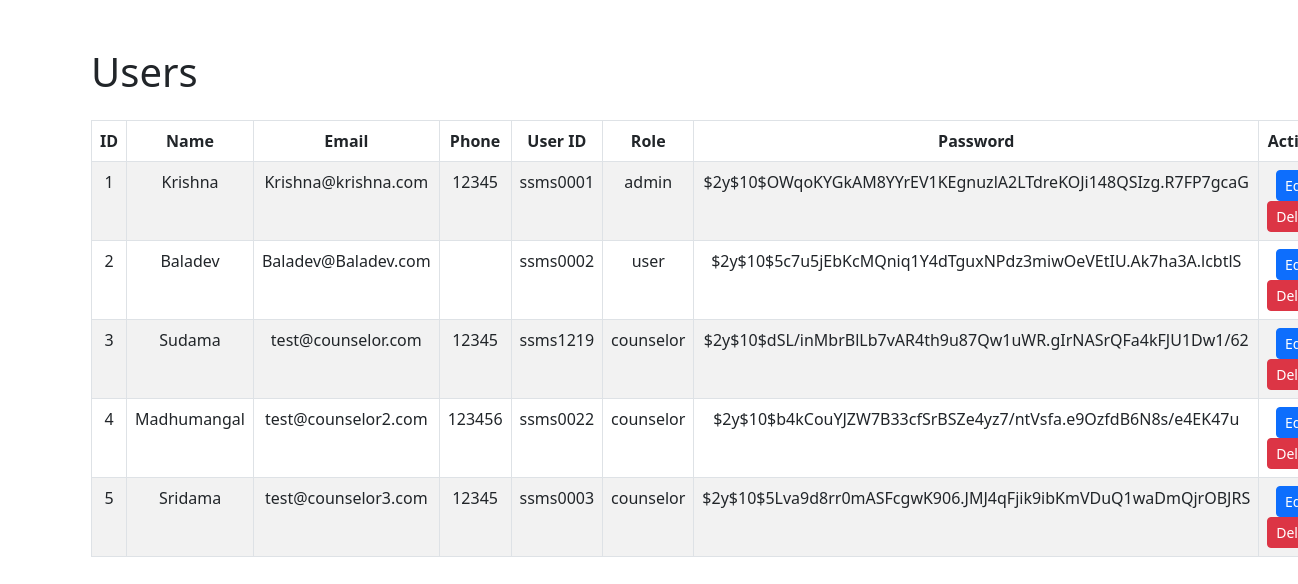
Screenshot of /view_users.php (signed in) with the database file from the repository.
### tables this page shows
CREATE TABLE `users` (
  `id` int(11) NOT NULL,
  `name` varchar(100) NOT NULL,
  `email` varchar(100) NOT NULL,
  `phone` varchar(100) NOT NULL,
  `password` varchar(255) NOT NULL,
  `userid` varchar(50) NOT NULL,
  `role` varchar(50) NOT NULL
);

### view_users.php (the view, shortened to what this page needs)
<?php
require_once 'config.php';
$sql = "SELECT * FROM users";
$stmt = $conn->prepare($sql);
$stmt->execute();
$users = $stmt->fetchAll(PDO::FETCH_ASSOC);
$is_admin = $_SESSION['role'] === 'admin';
?>
<!DOCTYPE html>
<html lang="en">
<head>
    <link rel="stylesheet" href="https://cdn.jsdelivr.net/npm/bootstrap@5.3.0/dist/css/bootstrap.min.css">
</head>
<body>
    <div class="container mt-5">
        <h1 class="mb-4">Users</h1>
        <table class="table table-striped table-hover">
            <thead>
                <tr>
                    <th>ID</th>
                    <th>Name</th>
                    <th>Email</th>
                    <th>Phone</th>
                    <th>User ID</th>
                    <th>Role</th>
                    <?php if ($is_admin): ?>
                        <th>Password</th>
                    <?php endif; ?>
                    <th>Actions</th>
                </tr>
            </thead>
            <tbody>
                <?php foreach ($users as $user): ?>
                <tr>
                    <td><?php echo htmlspecialchars($user['id']); ?></td>
                    <td><?php echo htmlspecialchars($user['name']); ?></td>
                    <td><?php echo htmlspecialchars($user['email']); ?></td>
                    <td><?php echo htmlspecialchars($user['phone']); ?></td>
                    <td><?php echo htmlspecialchars($user['userid']); ?></td>
                    <td><?php echo htmlspecialchars($user['role']); ?></td>
                    <?php if ($is_admin): ?>
                        <td><?php echo htmlspecialchars($user['password']); ?></td>
                    <?php endif; ?>
                    <td>
                        <a href="edit_user.php?id=<?php echo htmlspecialchars($user['id']); ?>" class="btn btn-primary btn-sm">Edit</a>
                        <a href="delete_user.php?id=<?php echo htmlspecialchars($user['id']); ?>" class="btn btn-danger btn-sm">Delete</a>
                    </td>
                </tr>
                <?php endforeach; ?>
            </tbody>
        </table>
    </div>
</body>
</html>

### view_users.php (style rules this page uses)
table { border-collapse: collapse; }
th, td { border: 1px solid #dee2e6; padding: 0.75rem; }
th { background-color: #f8f9fa; text-align: center; }
td { text-align: center; }

### rows the page displays
users: id "1", name "Krishna", email "Krishna@krishna.com", phone "12345", userid "ssms0001", role "admin", password "$2y$10$OWqoKYGkAM8YYrEV1KEgnuzlA2LTdreKOJi148QSIzg.R7FP7gcaG"
users: id "2", name "Baladev", email "Baladev@Baladev.com", userid "ssms0002", role "user", password "$2y$10$5c7u5jEbKcMQniq1Y4dTguxNPdz3miwOeVEtIU.Ak7ha3A.lcbtlS"
users: id "3", name "Sudama", email "test@counselor.com", phone "12345", userid "ssms1219", role "counselor", password "$2y$10$dSL/inMbrBlLb7vAR4th9u87Qw1uWR.gIrNASrQFa4kFJU1Dw1/62"
users: id "4", name "Madhumangal", email "test@counselor2.com", phone "123456", userid "ssms0022", role "counselor", password "$2y$10$b4kCouYJZW7B33cfSrBSZe4yz7/ntVsfa.e9OzfdB6N8s/e4EK47u"
users: id "5", name "Sridama", email "test@counselor3.com", phone "12345", userid "ssms0003", role "counselor", password "$2y$10$5Lva9d8rr0mASFcgwK906.JMJ4qFjik9ibKmVDuQ1waDmQjrOBJRS"
